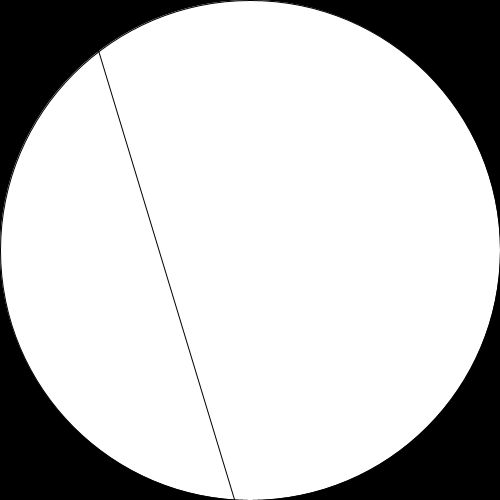
Frame 1 (no input)
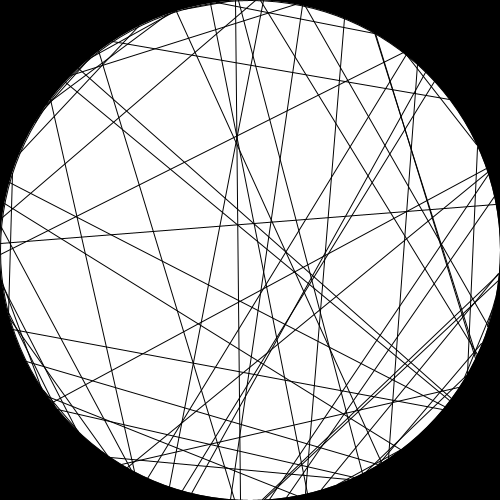
Frame 60 (the mouse pressed at the canvas centre just before this capture)
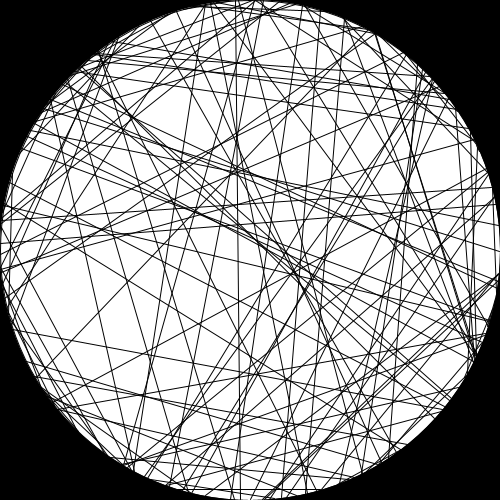
Frame 120 (the mouse held since frame 60 and released just before this capture)

The Processing sketch that drew these frames (run headless with seeded random() and noise(); from frame 60 on, the mouse is pressed at the canvas centre):

// Processing sketch: processing_124432
// ── processing_124432.pde

float x0, y0, x1, y1, x2, y2, t;
float r;

void setup() {
  size(500, 500);
  smooth();
  background(0);
  r = width / 2;
  x0 = r;
  y0 = r;
  fill(255);
  ellipse(x0, y0, width, width);
}

void draw() {  
  t = random(0, TWO_PI);  
  x1 = x0 + r * cos(t);
  y1 = y0 + r * sin(t);
  t = random(0, TWO_PI);  
  x2 = x0 + r * cos(t);
  y2 = y0 + r * sin(t);
  line(x1, y1, x2, y2);  
}
